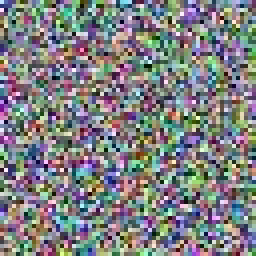
#> input picture example_data/train/class_0/sample_000.jpg, 64 x 64 px (shown 4 times larger)
$ python -i custom_preprocessing.py   (imports and definitions only)
#> lines starting #> are read from the running program, lines starting #| are printed output that depends on the picture
import numpy as np
import cv2

def adaptive_histogram_equalization(data: np.ndarray,
                                   clip_limit: float = 2.0,
                                   tile_grid_size: int = 8) -> np.ndarray:
    """
    Apply adaptive histogram equalization (CLAHE) to improve image contrast.

    This method enhances local contrast in images by applying histogram
    equalization to small regions (tiles) rather than the entire image.

    Args:
        data: Input image array (grayscale or color)
        clip_limit: Threshold for contrast limiting (higher = more contrast)
        tile_grid_size: Size of the grid for adaptive equalization

    Returns:
        Enhanced image with improved local contrast
    """
#> called with clip_limit = 2, tile_grid_size = 8
    if len(data.shape) == 2:  # Grayscale
        clahe = cv2.createCLAHE(clipLimit=clip_limit,
                               tileGridSize=(tile_grid_size, tile_grid_size))
        return clahe.apply(data.astype(np.uint8))

    elif len(data.shape) == 3:  # Color image
        # Convert to LAB color space for better results
        lab = cv2.cvtColor(data.astype(np.uint8), cv2.COLOR_RGB2LAB)
#> lab: shape (64, 64, 3); mean of channels 0, 1, 2 136.4, 129.2, 127.3
        clahe = cv2.createCLAHE(clipLimit=clip_limit,
                               tileGridSize=(tile_grid_size, tile_grid_size))
        lab[:,:,0] = clahe.apply(lab[:,:,0])  # Apply only to L channel
#> lab: shape (64, 64, 3); mean of channels 0, 1, 2 133, 129.2, 127.3
        return cv2.cvtColor(lab, cv2.COLOR_LAB2RGB)
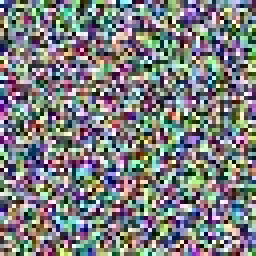
#> returned value: shape (64, 64, 3) (shown 4 times larger); mean R, G, B 124.5, 126.3, 127.9

    return data

>>> import cv2
>>> picture = cv2.cvtColor(cv2.imread('../../example_data/train/class_0/sample_000.jpg'), cv2.COLOR_BGR2RGB)
>>> result = adaptive_histogram_equalization(picture)

$ run again, on example_data/train/class_0/sample_001.jpg
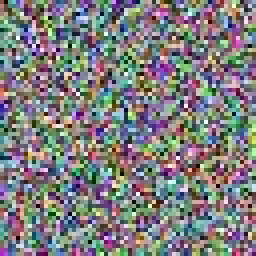
#> input picture example_data/train/class_0/sample_001.jpg, 64 x 64 px (shown 4 times larger)
#> in adaptive_histogram_equalization, `return cv2.cvtColor(lab, cv2.COLOR_LAB2RGB)`:
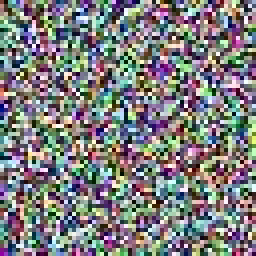
#> returned value: shape (64, 64, 3) (shown 4 times larger); mean R, G, B 125.1, 125.3, 126.3

$ run again, on example_data/train/class_0/sample_002.jpg
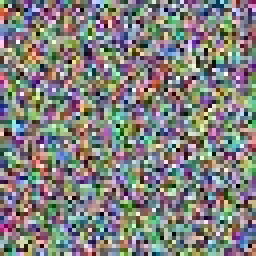
#> input picture example_data/train/class_0/sample_002.jpg, 64 x 64 px (shown 4 times larger)
#> in adaptive_histogram_equalization, `return cv2.cvtColor(lab, cv2.COLOR_LAB2RGB)`:
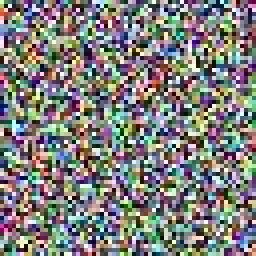
#> returned value: shape (64, 64, 3) (shown 4 times larger); mean R, G, B 127.3, 127.1, 124.5

$ run again, on example_data/train/class_0/sample_003.jpg
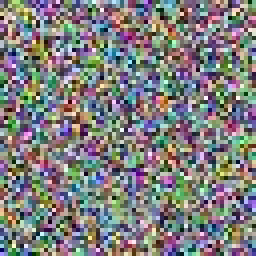
#> input picture example_data/train/class_0/sample_003.jpg, 64 x 64 px (shown 4 times larger)
#> in adaptive_histogram_equalization, `return cv2.cvtColor(lab, cv2.COLOR_LAB2RGB)`:
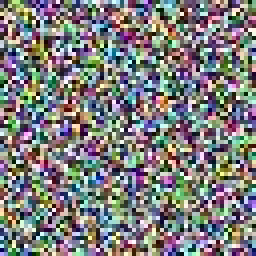
#> returned value: shape (64, 64, 3) (shown 4 times larger); mean R, G, B 125.3, 125.1, 125.2
